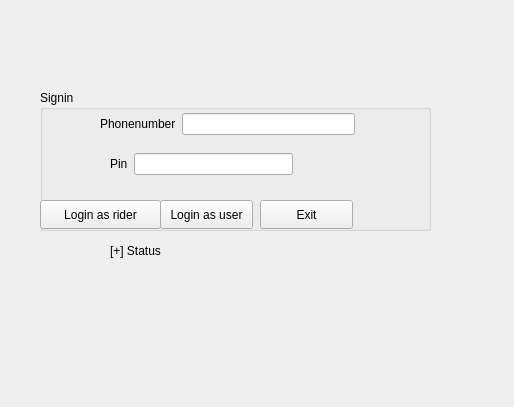
<?xml version="1.0" encoding="UTF-8"?>
<ui version="4.0">
 <class>signup</class>
 <widget class="QWidget" name="signup">
  <property name="geometry">
   <rect>
    <x>0</x>
    <y>0</y>
    <width>514</width>
    <height>407</height>
   </rect>
  </property>
  <property name="windowTitle">
   <string>Form</string>
  </property>
  <widget class="QGroupBox" name="groupBox">
   <property name="geometry">
    <rect>
     <x>40</x>
     <y>90</y>
     <width>391</width>
     <height>141</height>
    </rect>
   </property>
   <property name="title">
    <string>Signin</string>
   </property>
   <widget class="QPushButton" name="pushButton">
    <property name="geometry">
     <rect>
      <x>120</x>
      <y>110</y>
      <width>93</width>
      <height>29</height>
     </rect>
    </property>
    <property name="text">
     <string>Login as user</string>
    </property>
   </widget>
   <widget class="QWidget" name="layoutWidget">
    <property name="geometry">
     <rect>
      <x>60</x>
      <y>20</y>
      <width>255</width>
      <height>28</height>
     </rect>
    </property>
    <layout class="QHBoxLayout" name="horizontalLayout">
     <item>
      <widget class="QLabel" name="label_2">
       <property name="text">
        <string>Phonenumber</string>
       </property>
      </widget>
     </item>
     <item>
      <widget class="QLineEdit" name="lineEdit_Phonenumber"/>
     </item>
    </layout>
   </widget>
   <widget class="QPushButton" name="pushButton_2">
    <property name="geometry">
     <rect>
      <x>220</x>
      <y>110</y>
      <width>93</width>
      <height>29</height>
     </rect>
    </property>
    <property name="text">
     <string>Exit</string>
    </property>
   </widget>
   <widget class="QWidget" name="layoutWidget_2">
    <property name="geometry">
     <rect>
      <x>70</x>
      <y>60</y>
      <width>183</width>
      <height>28</height>
     </rect>
    </property>
    <layout class="QHBoxLayout" name="horizontalLayout_2">
     <item>
      <widget class="QLabel" name="label_3">
       <property name="text">
        <string>Pin</string>
       </property>
      </widget>
     </item>
     <item>
      <widget class="QLineEdit" name="lineEdit_Pin"/>
     </item>
    </layout>
   </widget>
   <widget class="QPushButton" name="pushButton_3">
    <property name="geometry">
     <rect>
      <x>0</x>
      <y>110</y>
      <width>121</width>
      <height>29</height>
     </rect>
    </property>
    <property name="text">
     <string>Login as rider</string>
    </property>
   </widget>
  </widget>
  <widget class="QLabel" name="label">
   <property name="geometry">
    <rect>
     <x>110</x>
     <y>240</y>
     <width>231</width>
     <height>21</height>
    </rect>
   </property>
   <property name="text">
    <string>[+] Status</string>
   </property>
  </widget>
 </widget>
 <resources/>
 <connections/>
</ui>
